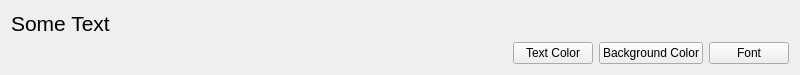
<?xml version="1.0" encoding="UTF-8"?>
<ui version="4.0">
 <class>Widget</class>
 <widget class="QWidget" name="Widget">
  <property name="geometry">
   <rect>
    <x>0</x>
    <y>0</y>
    <width>800</width>
    <height>70</height>
   </rect>
  </property>
  <property name="windowTitle">
   <string>Widget</string>
  </property>
  <layout class="QVBoxLayout" name="verticalLayout">
   <item>
    <widget class="QLabel" name="label">
     <property name="font">
      <font>
       <pointsize>16</pointsize>
      </font>
     </property>
     <property name="text">
      <string>Some Text</string>
     </property>
    </widget>
   </item>
   <item>
    <layout class="QHBoxLayout" name="horizontalLayout">
     <item>
      <spacer name="horizontalSpacer">
       <property name="orientation">
        <enum>Qt::Orientation::Horizontal</enum>
       </property>
       <property name="sizeHint" stdset="0">
        <size>
         <width>68</width>
         <height>20</height>
        </size>
       </property>
      </spacer>
     </item>
     <item>
      <widget class="QPushButton" name="textColorButton">
       <property name="text">
        <string>Text Color</string>
       </property>
      </widget>
     </item>
     <item>
      <widget class="QPushButton" name="backgroundColorButton">
       <property name="text">
        <string>Background Color</string>
       </property>
      </widget>
     </item>
     <item>
      <widget class="QPushButton" name="fontButton">
       <property name="text">
        <string>Font</string>
       </property>
      </widget>
     </item>
    </layout>
   </item>
  </layout>
 </widget>
 <resources/>
 <connections/>
</ui>
